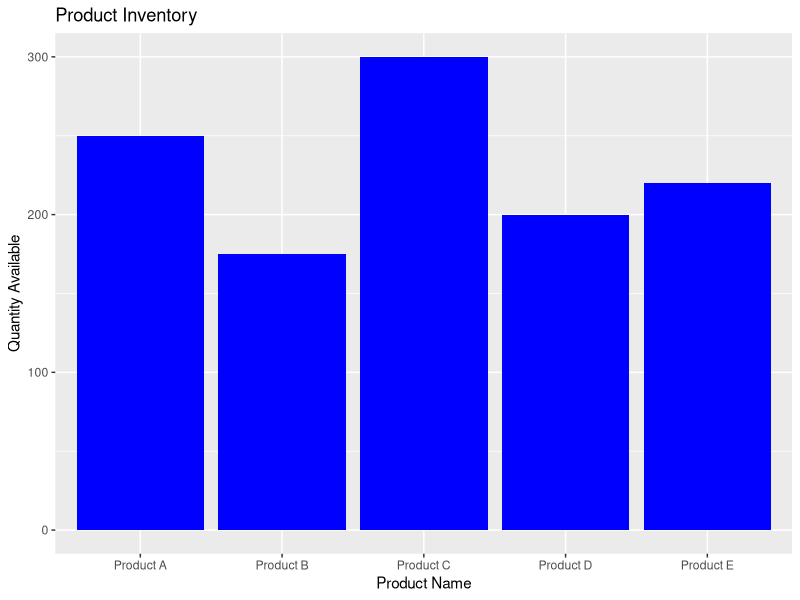
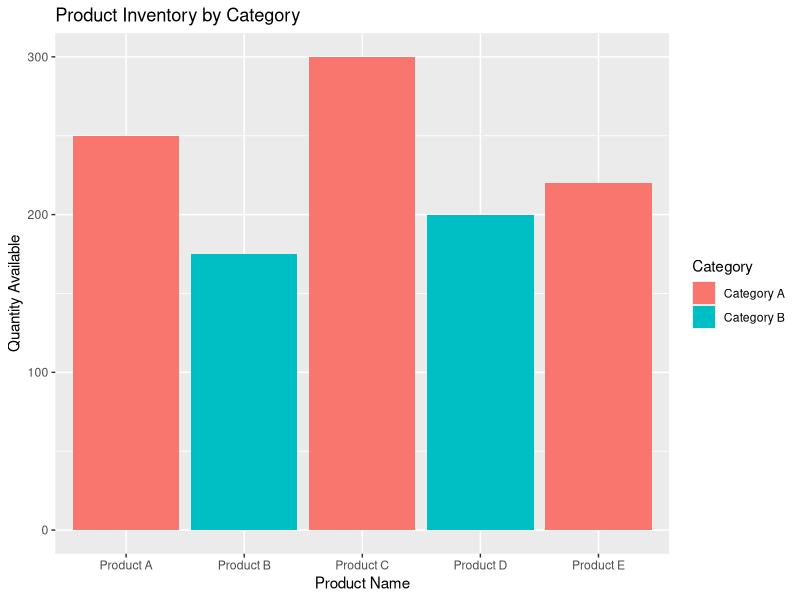
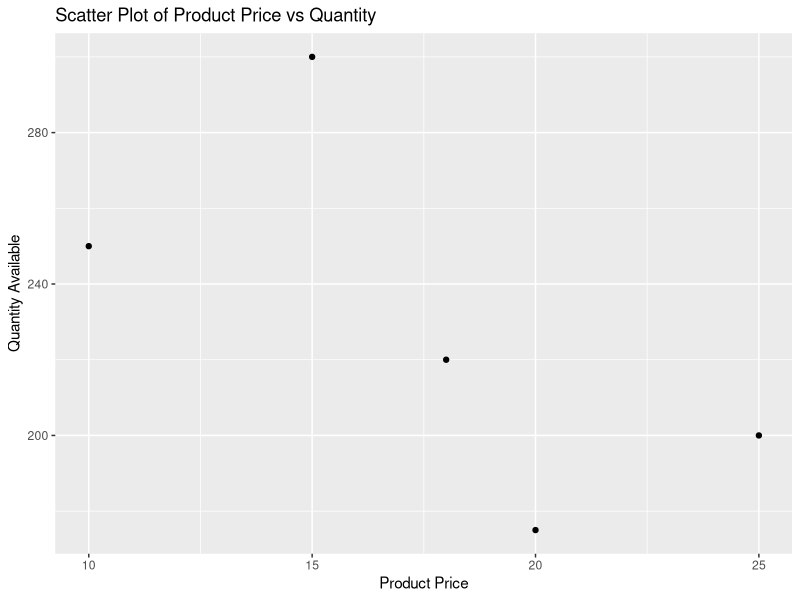

Recreate these plots in R, in order.
# Assuming you have a data frame named 'inventory' with the given data
inventory <- data.frame(
  Product_ID = c(1, 2, 3, 4, 5),
  Product_Name = c("Product A", "Product B", "Product C", "Product D", "Product E"),
  Quantity_Available = c(250, 175, 300, 200, 220)
)

# Install and load necessary library (if not installed)
# install.packages("ggplot2")
library(ggplot2)

# Bar chart
bar_chart <- ggplot(inventory, aes(x = Product_Name, y = Quantity_Available)) +
  geom_bar(stat = "identity", fill = "blue") +
  labs(title = "Product Inventory", x = "Product Name", y = "Quantity Available")

# Display the chart
print(bar_chart)
inventory$Category <- c("Category A", "Category B", "Category A", "Category B", "Category A")

# Stacked bar chart
stacked_bar_chart <- ggplot(inventory, aes(x = Product_Name, y = Quantity_Available, fill = Category)) +
  geom_bar(stat = "identity") +
  labs(title = "Product Inventory by Category", x = "Product Name", y = "Quantity Available")

# Display the chart
print(stacked_bar_chart)
# Assuming you have a data frame named 'inventory' with an additional 'Price' column
inventory$Price <- c(10, 20, 15, 25, 18)

# Scatter plot
scatter_plot <- ggplot(inventory, aes(x = Price, y = Quantity_Available)) +
  geom_point() +
  labs(title = "Scatter Plot of Product Price vs Quantity", x = "Product Price", y = "Quantity Available")

# Display the chart
print(scatter_plot)

